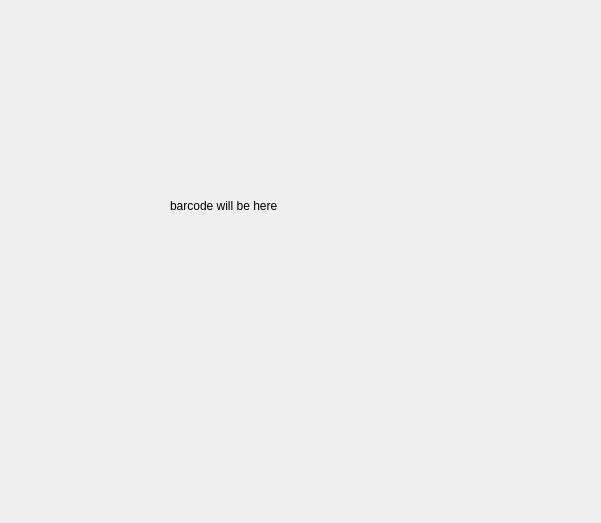
<?xml version="1.0" encoding="UTF-8"?>
<ui version="4.0">
 <class>ZintTestForm</class>
 <widget class="QWidget" name="ZintTestForm">
  <property name="geometry">
   <rect>
    <x>0</x>
    <y>0</y>
    <width>601</width>
    <height>523</height>
   </rect>
  </property>
  <property name="baseSize">
   <size>
    <width>601</width>
    <height>530</height>
   </size>
  </property>
  <property name="windowTitle">
   <string>Form</string>
  </property>
  <property name="layoutDirection">
   <enum>Qt::LeftToRight</enum>
  </property>
  <property name="autoFillBackground">
   <bool>true</bool>
  </property>
  <widget class="QLabel" name="lbl_barcode">
   <property name="geometry">
    <rect>
     <x>170</x>
     <y>140</y>
     <width>251</width>
     <height>131</height>
    </rect>
   </property>
   <property name="text">
    <string>barcode will be here</string>
   </property>
  </widget>
  <widget class="QLabel" name="lbl_header">
   <property name="geometry">
    <rect>
     <x>0</x>
     <y>370</y>
     <width>601</width>
     <height>41</height>
    </rect>
   </property>
   <property name="text">
    <string/>
   </property>
   <property name="pixmap">
    <pixmap>Images/green_box.jpg</pixmap>
   </property>
  </widget>
  <widget class="QLabel" name="lbl_barhead">
   <property name="geometry">
    <rect>
     <x>130</x>
     <y>90</y>
     <width>351</width>
     <height>31</height>
    </rect>
   </property>
   <property name="text">
    <string/>
   </property>
  </widget>
 </widget>
 <resources/>
 <connections/>
</ui>
